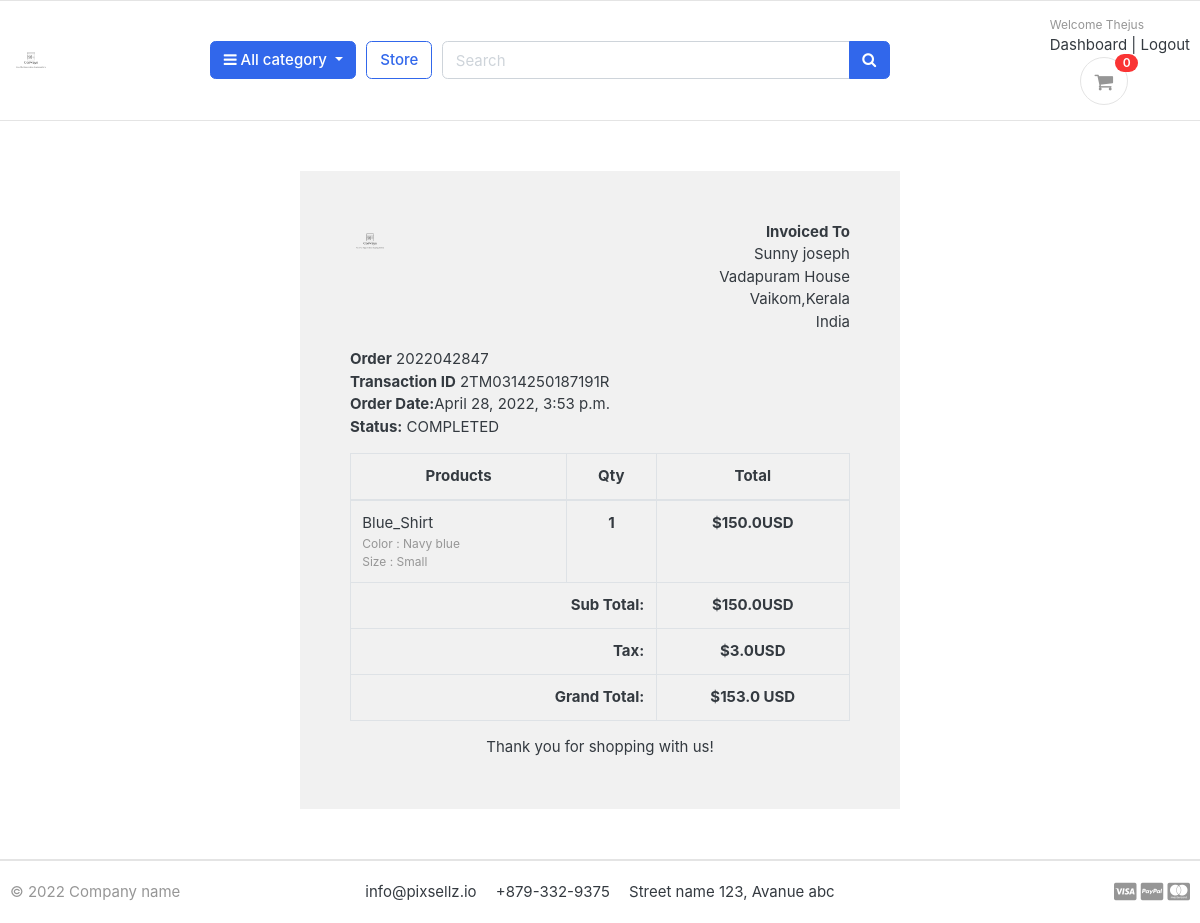
Page /accounts/order_detail/2022042847/ (signed in) on the committed database.
### accounts/models.py (models this page shows, shortened)
class Account(AbstractBaseUser):
    first_name = models.CharField(max_length=50)
    last_name = models.CharField(max_length=50)
    username = models.CharField(max_length=50,unique=True)
    email = models.EmailField(max_length=100,unique=True)
    phone_number = models.CharField(max_length=50)
    date_joined = models.DateTimeField(auto_now_add=True)
    last_login = models.DateTimeField(auto_now_add=True)
    is_admin = models.BooleanField(default=False)
    is_staff = models.BooleanField(default=False)
    is_active = models.BooleanField(default=False)
    is_superadmin = models.BooleanField(default=False)
    USERNAME_FIELD = 'email'
    REQUIRED_FIELDS = ['username', 'first_name','last_name']
    objects = MyAccountManager()

### orders/models.py (models this page shows, shortened)
class Order(models.Model):
    STATUS = (
        ('New', 'New'),
        ('Accepted', 'Accepted'),
        ('Completed', 'Completed'),
        ('Cancelled', 'Cancelled'),
    )
    user = models.ForeignKey(Account, on_delete=models.SET_NULL, null=True)
    payment = models.ForeignKey(Payment, on_delete=models.SET_NULL, blank=True, null=True)
    order_number = models.CharField(max_length=20)
    first_name = models.CharField(max_length=50)
    last_name = models.CharField(max_length=50)
    phone = models.CharField(max_length=15)
    email = models.EmailField(max_length=50)
    address_line_1 = models.CharField(max_length=50)
    address_line_2 = models.CharField(max_length=50, blank=True)
    country = models.CharField(max_length=50)
    state = models.CharField(max_length=50)
    city = models.CharField(max_length=50)
    order_note = models.CharField(max_length=100, blank=True)
    order_total = models.FloatField()
    tax = models.FloatField()
    status = models.CharField(max_length=10, choices=STATUS, default='New')
    ip = models.CharField(blank=True, max_length=20)
    is_ordered = models.BooleanField(default=False)
    created_at = models.DateTimeField(auto_now_add=True)
    updated_at = models.DateTimeField(auto_now=True)
    def full_name(self):
        return f'{self.first_name} {self.last_name}'    #Formatting the string
    def full_address(self):
        return f'{self.address_line_1} {self.address_line_2}'    #Formatting the string

class Payment(models.Model):
    user = models.ForeignKey(Account, on_delete=models.CASCADE)
    payment_id = models.CharField(max_length=100)
    payment_method = models.CharField(max_length=100)
    amount_paid = models.CharField(max_length=100) # this is the total amount paid
    status = models.CharField(max_length=100)
    created_at = models.DateTimeField(auto_now_add=True)

class OrderProduct(models.Model):
    order = models.ForeignKey(Order, on_delete=models.CASCADE)
    payment = models.ForeignKey(Payment, on_delete=models.SET_NULL, blank=True, null=True)
    user = models.ForeignKey(Account, on_delete=models.CASCADE)
    product = models.ForeignKey(Product, on_delete=models.CASCADE)
    variations = models.ManyToManyField(Variation, blank=True)
    qunatity = models.IntegerField()
    product_price = models.FloatField()
    ordered = models.BooleanField(default=False)
    created_at = models.DateTimeField(auto_now_add=True)
    updated_at = models.DateTimeField(auto_now=True)

### store/models.py (models this page shows, shortened)
class Product(models.Model):
    product_name = models.CharField(max_length=200,unique=True)
    slug         = models.SlugField(max_length=255,unique=True)
    description  =  models.TextField(max_length=500,blank=True)
    price        = models.IntegerField()
    images       = models.ImageField(upload_to='photos/products')
    stock        = models.IntegerField()
    is_available = models.BooleanField(default=True)
    category     = models.ForeignKey(Category, on_delete=models.CASCADE) #When we delete the category the product attacted to that cateogory will also be deleted
    created_date = models.DateTimeField(auto_now_add=True)
    modified_date =models.DateTimeField(auto_now =True)

class Variation(models.Model):
    product = models.ForeignKey(Product, on_delete=models.CASCADE) #bcz we are going to add the variation of the product and therefore we need this product as the foreign key
    variation_category=models.CharField(max_length=100, choices=variation_category_choice)                      #CASCADE is beacause if the product is deleted then the variation should be deleted
    variation_value = models.CharField(max_length=100)
    is_active    = models.BooleanField(default=True)    #to disable any variation field
    created_date = models.DateTimeField(auto_now=True)
    objects = VariationManager()

### accounts/views.py (the view)
# urls.py: path('order_detail/<int:order_id>/',views.order_detail, name='order_detail'),
@login_required(login_url='login')
def order_detail(request,order_id):
    order_detail = OrderProduct.objects.filter(order__order_number=order_id)    #order__order_number-To acces the field of this foriegn model, that's why we are using Underscore underscore
    order = Order.objects.get(order_number=order_id)
    subtotal = 0
    for i in order_detail:
        subtotal += i.product_price * i.qunatity
    context = {
        'order_detail': order_detail,
        'order': order,
        'subtotal': subtotal,
    }
    return render (request,'accounts/order_detail.html',context)

### carts/context_processor.py (called while the page is built)
def counter(request):
    cart_count = 0
    if 'admin' in request.path:
        return{}
    else:
        try:
            cart = Cart.objects.filter(cart_id=_cart_id(request))
            if request.user.is_authenticated:
                cart_items = CartItem.objects.all().filter(user=request.user)
            else:
                cart_items = CartItem.objects.all().filter(cart=cart[:1])   #filtering by the cart
            for cart_item in cart_items:
                cart_count= cart_count + cart_item.qunatity
        except Cart.DoesnotExist:
            cart_count = 0
    return  dict(cart_count =cart_count)

### carts/views.py (called while the page is built)
def _cart_id(request):          #private Function, i.e function to fetch the cart_id from the browser
    cart = request.session.session_key      #session_key is present in the cookies
    if not cart:
        cart =request.session.create()
    return cart

### category/context_processors.py (called while the page is built)
def menu_links(request):    #going to fetch all the cateogories from the database
   links = Category.objects.all()
   return dict(links=links)

### category/models.py (called while the page is built)
    def  get_url(self):    #here we are using self because we are creating the function inside the model Category
                return reverse('products_by_category', args=[self.slug])    #this function will bring us the Url of the particular Category

### templates/accounts/order_detail.html
{% extends 'base.html'%}
{% load static %}
{% block content %}
<div class="container" style="margin: 0 auto;width: 50%;padding: 50px;background: #f1f1f1;margin-top: 50px;margin-bottom: 50px;">
    <div class="row invoice row-printable">
        <div class="col-md-12">
            <div class="panel panel-default plain" id="dash_0">
                <div class="panel-body p30">
                    <div class="row">
                        <div class="col-lg-6">
                            <div class="invoice-logo"><img src="{% static '/images/logo.png' %}" alt="Invoice logo" style="max-height: 40px;"></div>
                        </div>
                        <div class="col-lg-6">
                            <div class="invoice-from">
                                <ul class="list-unstyled text-right">
                                    <li><strong>Invoiced To</strong></li>
                                    <li>{{order.full_name}}</li>
                                    <li>{{order.full_address}}</li>
                                    <li>{{order.city}},{{order.state}}</li>
                                    <li>{{order.country}}</li>
                                </ul>
                            </div>
                        </div>
                        <div class="col-lg-12">
                            <div class="invoice-details mt25">
                                <div class="well">
                                    <ul class="list-unstyled mb0">
                                        <li><strong>Order</strong> {{order.order_number}}</li>
                                        <li><strong>Transaction ID</strong> {{order.payment.payment_id}}</li>
                                        <li><strong>Order Date:</strong>{{order.created_at}} </li>
                                        <li><strong>Status:</strong> {{order.payment.status}}</li>
                                    </ul>
                                </div>
                            </div>
                            <div class="invoice-items">
                                <div class="table-responsive" style="overflow: hidden; outline: none;" tabindex="0">
                                    <table class="table table-bordered">
                                        <thead>
                                            <tr>
                                                <th class="per70 text-center">Products</th>
                                                <th class="per5 text-center">Qty</th>
                                                <th class="per25 text-center">Total</th>
                                            </tr>
                                        </thead>
                                        <tbody>
                                            {% for item in order_detail %}
                                                <tr>
                                                    <td>{{item.product.product_name}}
                                                        <p class="text-muted small">
                                                            {% if item.variations.all %}
                                                              {% for i in item.variations.all %}
                                                                  {{ i.variation_category | capfirst }} : {{ i.variation_value| capfirst }}    <br>
                                                              {% endfor %}
                                                            {% endif %}
                                                        </p>
                                                    </td>
                                                    <th class="text-center">{{item.qunatity}}</th>
                                                    <th class="text-center">${{item.product_price}}USD</th>
                                                </tr>
                                            {% endfor %}
                                        </tbody>
                                        <tfoot>
                                            <tr>
                                                <th colspan="2" class="text-right">Sub Total:</th>
                                                <th class="text-center">${{subtotal}}USD</th>
                                            </tr>
                                            <tr>
                                                <th colspan="2" class="text-right">Tax:</th>
                                                <th class="text-center">${{order.tax}}USD</th>
                                            </tr>
                                            <tr>
                                                <th colspan="2" class="text-right">Grand Total:</th>
                                                <th class="text-center">${{order.order_total}} USD</th>
                                            </tr>
                                        </tfoot>
                                    </table>
                                </div>
                            </div>
                            <div class="invoice-footer mt25">
                                <p class="text-center">Thank you for shopping with us!</p>
                            </div>
                        </div>
                    </div>
                </div>
            </div>
        </div>
    </div>
    </div>
{%endblock %}

### templates/includes/navbar.html (shortened to what this page needs)
{% load static %}
<header class="section-header">
    <section class="header-main border-bottom">
        <div class="container">
    <div class="row align-items-center">
        <div class="col-lg-2 col-md-3 col-6">
            <a href="{% url 'home' %}" class="brand-wrap">
                <img class="logo" src="{% static './images/logo.png' %}">
            </a>
        </div>
        <div class="col-lg col-sm col-md col-6 flex-grow-0">
            <div class="category-wrap dropdown d-inline-block float-right">
                <button type="button" class="btn btn-primary dropdown-toggle" data-toggle="dropdown">
                    <i class="fa fa-bars"></i> All category
                </button>
            </div>
        </div>
        <a href="{% url 'store' %}" class="btn btn-outline-primary">Store</a>
        <div class="col-lg  col-md-6 col-sm-12 col">
            <form action="{% url 'search' %}" class="search" method='GET'>
                <div class="input-group w-100">
                    <input type="text" class="form-control" style="width:60%;" placeholder="Search" name="keyword">
                    <div class="input-group-append">
                      <button class="btn btn-primary" type="submit">
                        <i class="fa fa-search"></i>
                      </button>
                    </div>
                </div>
            </form>
        </div>
        <div class="col-lg-3 col-sm-6 col-8 order-2 order-lg-3">
                    <div class="d-flex justify-content-end mb-3 mb-lg-0">
                      {% if user.id is  None %}
                        <div class="widget-header">
                            <small class="title text-muted">Welcome guest!</small>
                            <div>
                                <a href="{% url 'login' %}">sign in</a> <span class="dark-transp"> | </span>
                                <a href="{% url 'register' %}"> Register</a>
                            </div>
                        </div>
                        {% else %}
                        <div class="widget-header">
                            <small class="title text-muted">Welcome {{ user.first_name }}</small>
                            <div>
                                <a href="{% url 'dashboard' %}">Dashboard</a> <span class="dark-transp"> | </span>
                                <a href="{% url 'logout' %}">Logout</a>
                            </div>
                        {% endif %}
                        <a href="{% url 'cart' %}" class="widget-header pl-3 ml-3">
                            <div class="icon icon-sm rounded-circle border"><i class="fa fa-shopping-cart"></i></div>
                            <span class="badge badge-pill badge-danger notify">{{cart_count}}</span>
                        </a>
                    </div>
                </div>
    </div>
        </div>
    </section>
    </header>

### static/css/ui.css (style rules this page uses)
html { font-family: "Inter", sans-serif; font-size: 15px; }
.icon-xs, .icon-sm, .icon-md, .icon-lg { display: inline-block; text-align: center; flex-shrink: 0; flex-grow: 0; }
.icon-sm { width: 48px; height: 48px; line-height: 48px !important; font-size: 20px; }
p:last-child { margin-bottom: 0; }
.header-main { position: relative; padding-top: 1rem; padding-bottom: 1rem; }
.brand-wrap .logo, .navbar-brand .logo { margin-right: 7px; max-height: 42px; display: inline-block; }
.widget-header { display: inline-block; vertical-align: middle; position: relative; }
.widget-header a { color: #343a40; }
.widget-header i { color: #969696; }
.widget-header .title { display: block; }
.widget-header .notify { position: absolute; top: -3px; right: -10px; }
[class*=list-] li:after { visibility: hidden; display: block; content: ""; overflow: hidden; height: 0; clear: both; }
.notify { position: absolute; top: -4px; right: -10px; display: inline-block; padding: 0.25em 0.6em; font-size: 12px; line-height: 1; text-align: center; border-radius: 3rem; color: #fff; background-color: #fa3434; }

### rows in the picture
Account: first_name "Thejus"
Order: full_name "Sunny joseph", full_address "Vadapuram House", city "Vaikom", state "Kerala", country "India", order_number "2022042847", payment.payment_id "2TM0314250187191R", created_at "April 28, 2022, 3:53 p.m.", payment.status "COMPLETED", tax "3.0", order_total "153.0"
OrderProduct: product.product_name "Blue_Shirt", qunatity "1", product_price "150.0"
Variation: variation_category "Color", variation_value "Navy blue"
Variation: variation_category "Size", variation_value "Small"

### other values in the picture
{{ cart_count }} "0"
{{ subtotal }} "150.0"
